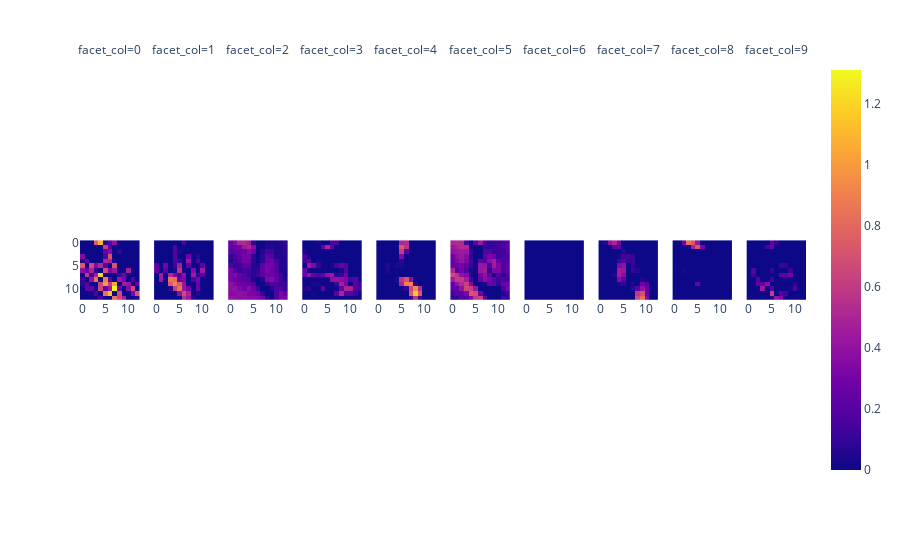

The notebook cell this image was saved under:
### Code cell
from functools import reduce

imgs = x_train[:1000]
convs =  reduce(lambda x, l: l.forward(x), nn[:4], imgs) #nn[1].forward(nn[0].forward(img))
convs.shape
px.imshow(convs[TARGET_IMG], facet_col=2, facet_col_wrap=10)

### Figure 1 — Plotly figure (JSON) as saved in the notebook; plotly's stock layout.template omitted (floating-point values rounded to 4 significant figures; data arrays with more than 128 entries replaced by an {"elided": "..."} marker saying what was removed)
{"data": [{"coloraxis": "coloraxis", "hovertemplate": "x: %{x}<br>y: %{y}<br>color: %{z}<extra></extra>", "name": "0", "type": "heatmap", "xaxis": "x", "yaxis": "y", "z": {"elided": "13x13 float values"}}, {"coloraxis": "coloraxis", "hovertemplate": "x: %{x}<br>y: %{y}<br>color: %{z}<extra></extra>", "name": "1", "type": "heatmap", "xaxis": "x2", "yaxis": "y2", "z": {"elided": "13x13 float values"}}, {"coloraxis": "coloraxis", "hovertemplate": "x: %{x}<br>y: %{y}<br>color: %{z}<extra></extra>", "name": "2", "type": "heatmap", "xaxis": "x3", "yaxis": "y3", "z": {"elided": "13x13 float values"}}, {"coloraxis": "coloraxis", "hovertemplate": "x: %{x}<br>y: %{y}<br>color: %{z}<extra></extra>", "name": "3", "type": "heatmap", "xaxis": "x4", "yaxis": "y4", "z": {"elided": "13x13 float values"}}, {"coloraxis": "coloraxis", "hovertemplate": "x: %{x}<br>y: %{y}<br>color: %{z}<extra></extra>", "name": "4", "type": "heatmap", "xaxis": "x5", "yaxis": "y5", "z": {"elided": "13x13 float values"}}, {"coloraxis": "coloraxis", "hovertemplate": "x: %{x}<br>y: %{y}<br>color: %{z}<extra></extra>", "name": "5", "type": "heatmap", "xaxis": "x6", "yaxis": "y6", "z": {"elided": "13x13 float values"}}, {"coloraxis": "coloraxis", "hovertemplate": "x: %{x}<br>y: %{y}<br>color: %{z}<extra></extra>", "name": "6", "type": "heatmap", "xaxis": "x7", "yaxis": "y7", "z": {"elided": "13x13 int values"}}, {"coloraxis": "coloraxis", "hovertemplate": "x: %{x}<br>y: %{y}<br>color: %{z}<extra></extra>", "name": "7", "type": "heatmap", "xaxis": "x8", "yaxis": "y8", "z": {"elided": "13x13 float values"}}, {"coloraxis": "coloraxis", "hovertemplate": "x: %{x}<br>y: %{y}<br>color: %{z}<extra></extra>", "name": "8", "type": "heatmap", "xaxis": "x9", "yaxis": "y9", "z": {"elided": "13x13 float values"}}, {"coloraxis": "coloraxis", "hovertemplate": "x: %{x}<br>y: %{y}<br>color: %{z}<extra></extra>", "name": "9", "type": "heatmap", "xaxis": "x10", "yaxis": "y10", "z": {"elided": "13x13 float values"}}], "layout": {"annotations": [{"font": {}, "showarrow": false, "text": "facet_col=0", "x": 0.041, "xanchor": "center", "xref": "paper", "y": 1, "yanchor": "bottom", "yref": "paper"}, {"font": {}, "showarrow": false, "text": "facet_col=1", "x": 0.143, "xanchor": "center", "xref": "paper", "y": 1, "yanchor": "bottom", "yref": "paper"}, {"font": {}, "showarrow": false, "text": "facet_col=2", "x": 0.245, "xanchor": "center", "xref": "paper", "y": 1, "yanchor": "bottom", "yref": "paper"}, {"font": {}, "showarrow": false, "text": "facet_col=3", "x": 0.347, "xanchor": "center", "xref": "paper", "y": 1, "yanchor": "bottom", "yref": "paper"}, {"font": {}, "showarrow": false, "text": "facet_col=4", "x": 0.449, "xanchor": "center", "xref": "paper", "y": 1, "yanchor": "bottom", "yref": "paper"}, {"font": {}, "showarrow": false, "text": "facet_col=5", "x": 0.551, "xanchor": "center", "xref": "paper", "y": 1, "yanchor": "bottom", "yref": "paper"}, {"font": {}, "showarrow": false, "text": "facet_col=6", "x": 0.653, "xanchor": "center", "xref": "paper", "y": 1, "yanchor": "bottom", "yref": "paper"}, {"font": {}, "showarrow": false, "text": "facet_col=7", "x": 0.755, "xanchor": "center", "xref": "paper", "y": 1, "yanchor": "bottom", "yref": "paper"}, {"font": {}, "showarrow": false, "text": "facet_col=8", "x": 0.857, "xanchor": "center", "xref": "paper", "y": 1, "yanchor": "bottom", "yref": "paper"}, {"font": {}, "showarrow": false, "text": "facet_col=9", "x": 0.959, "xanchor": "center", "xref": "paper", "y": 1, "yanchor": "bottom", "yref": "paper"}], "coloraxis": {"colorscale": [[0, "#0d0887"], [0.1111, "#46039f"], [0.2222, "#7201a8"], [0.3333, "#9c179e"], [0.4444, "#bd3786"], [0.5556, "#d8576b"], [0.6667, "#ed7953"], [0.7778, "#fb9f3a"], [0.8889, "#fdca26"], [1, "#f0f921"]]}, "margin": {"t": 60}, "xaxis": {"anchor": "y", "constrain": "domain", "domain": [0, 0.082], "scaleanchor": "y"}, "xaxis10": {"anchor": "y10", "domain": [0.918, 1], "matches": "x"}, "xaxis2": {"anchor": "y2", "domain": [0.102, 0.184], "matches": "x"}, "xaxis3": {"anchor": "y3", "domain": [0.204, 0.286], "matches": "x"}, "xaxis4": {"anchor": "y4", "domain": [0.306, 0.388], "matches": "x"}, "xaxis5": {"anchor": "y5", "domain": [0.408, 0.49], "matches": "x"}, "xaxis6": {"anchor": "y6", "domain": [0.51, 0.592], "matches": "x"}, "xaxis7": {"anchor": "y7", "domain": [0.612, 0.694], "matches": "x"}, "xaxis8": {"anchor": "y8", "domain": [0.714, 0.796], "matches": "x"}, "xaxis9": {"anchor": "y9", "domain": [0.816, 0.898], "matches": "x"}, "yaxis": {"anchor": "x", "autorange": "reversed", "constrain": "domain", "domain": [0, 1]}, "yaxis10": {"anchor": "x10", "domain": [0, 1], "matches": "y", "showticklabels": false}, "yaxis2": {"anchor": "x2", "domain": [0, 1], "matches": "y", "showticklabels": false}, "yaxis3": {"anchor": "x3", "domain": [0, 1], "matches": "y", "showticklabels": false}, "yaxis4": {"anchor": "x4", "domain": [0, 1], "matches": "y", "showticklabels": false}, "yaxis5": {"anchor": "x5", "domain": [0, 1], "matches": "y", "showticklabels": false}, "yaxis6": {"anchor": "x6", "domain": [0, 1], "matches": "y", "showticklabels": false}, "yaxis7": {"anchor": "x7", "domain": [0, 1], "matches": "y", "showticklabels": false}, "yaxis8": {"anchor": "x8", "domain": [0, 1], "matches": "y", "showticklabels": false}, "yaxis9": {"anchor": "x9", "domain": [0, 1], "matches": "y", "showticklabels": false}}}
